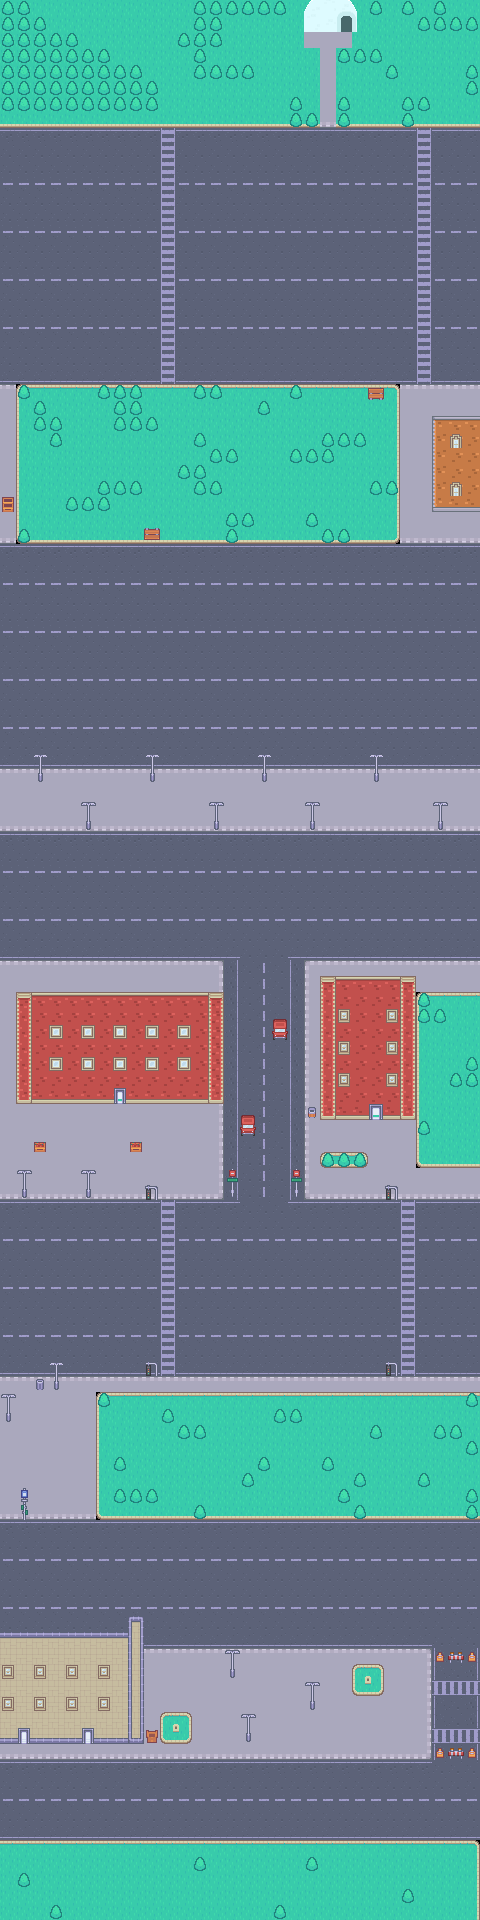

This game map was drawn from its Tiled (.tmx) file and the tilesets committed beside it. A one-line description and the trimmed map source follow:
An orthogonal 30x120 tile map with 16x16 px tiles, 3 tile layers (background, background2, terrain), 2 tilesets and 71 objects.

<map version="1.10" tiledversion="1.12.2" orientation="orthogonal" renderorder="right-down" width="30" height="120" tilewidth="16" tileheight="16" infinite="0" nextlayerid="6" nextobjectid="108">
 <tileset firstgid="1" source="background_level1.tsx" />
 <tileset firstgid="487" source="background2_level2.tsx" />
 <layer id="1" name="background" width="30" height="120">
  <data>[3600 cells, 3576 non-empty, 37 distinct tile ids]</data>
 </layer>
 <layer id="3" name="background2" width="30" height="120">
  <data>[3600 cells, 134 non-empty, 32 distinct tile ids]</data>
 </layer>
 <layer id="4" name="terrain" width="30" height="120">
  <data>[3600 cells, 205 non-empty, 16 distinct tile ids]</data>
 </layer>
 <objectgroup id="5" name="items">
  <properties>
   <property name="name" value="item_coin" />
  </properties>
  <object id="1" gid="565" x="359" y="1879" width="21" height="21">
   <properties>
    <property name="name" value="item_coin" />
   </properties>
  </object>
  <object id="2" gid="565" x="252" y="1876.5" width="21" height="21">
   <properties>
    <property name="name" value="item_coin" />
   </properties>
  </object>
  <object id="3" gid="565" x="271" y="1715" width="21" height="21">
   <properties>
    <property name="name" value="item_coin" />
   </properties>
  </object>
  <object id="4" gid="565" x="11" y="1774" width="21" height="21">
   <properties>
    <property name="name" value="item_coin" />
   </properties>
  </object>
  <object id="5" gid="565" x="481" y="1695.5" width="21" height="21">
   <properties>
    <property name="name" value="item_coin" />
   </properties>
  </object>
  <object id="6" gid="565" x="247" y="1666.5" width="21" height="21">
   <properties>
    <property name="name" value="item_coin" />
   </properties>
  </object>
  <object id="7" gid="565" x="306.5" y="1583" width="21" height="21">
   <properties>
    <property name="name" value="item_coin" />
   </properties>
  </object>
  <object id="8" gid="565" x="187.5" y="1488" width="21" height="21">
   <properties>
    <property name="name" value="item_coin" />
   </properties>
  </object>
  <object id="9" gid="565" x="442" y="1483.5" width="21" height="21">
   <properties>
    <property name="name" value="item_coin" />
   </properties>
  </object>
  <object id="10" gid="565" x="433.5" y="1418" width="21" height="21">
   <properties>
    <property name="name" value="item_coin" />
   </properties>
  </object>
  <object id="11" gid="565" x="245" y="1445.5" width="21" height="21">
   <properties>
    <property name="name" value="item_coin" />
   </properties>
  </object>
  <object id="12" gid="565" x="334" y="1443" width="21" height="21">
   <properties>
    <property name="name" value="item_coin" />
   </properties>
  </object>
  <object id="13" gid="565" x="23.5" y="1412" width="21" height="21">
   <properties>
    <property name="name" value="item_coin" />
   </properties>
  </object>
  <object id="17" gid="866" x="459" y="1027" width="21" height="21">
   <properties>
    <property name="name" value="item_diamond" />
   </properties>
  </object>
  <object id="18" gid="866" x="161.5" y="453" width="21" height="21">
   <properties>
    <property name="name" value="item_diamond" />
   </properties>
  </object>
  <object id="19" gid="565" x="386.5" y="832.5" width="21" height="21">
   <properties>
    <property name="name" value="item_coin" />
   </properties>
  </object>
  <object id="20" gid="565" x="318" y="905.5" width="21" height="21">
   <properties>
    <property name="name" value="item_coin" />
   </properties>
  </object>
  <object id="21" gid="565" x="56" y="1176" width="21" height="21">
   <properties>
    <property name="name" value="item_coin" />
   </properties>
  </object>
  <object id="23" gid="565" x="451.5" y="1124.5" width="21" height="21">
   <properties>
    <property name="name" value="item_coin" />
   </properties>
  </object>
  <object id="26" gid="565" x="117.5" y="782.5" width="21" height="21">
   <properties>
    <property name="name" value="item_coin" />
   </properties>
  </object>
  <object id="27" gid="565" x="10" y="828" width="21" height="21">
   <properties>
    <property name="name" value="item_coin" />
   </properties>
  </object>
  <object id="28" gid="565" x="28" y="982" width="21" height="21">
   <properties>
    <property name="name" value="item_coin" />
   </properties>
  </object>
  <object id="29" gid="565" x="135.5" y="868" width="21" height="21">
   <properties>
    <property name="name" value="item_coin" />
   </properties>
  </object>
  <object id="30" gid="565" x="196.5" y="1133" width="21" height="21">
   <properties>
    <property name="name" value="item_coin" />
   </properties>
  </object>
  <object id="33" gid="565" x="288" y="1011.67" width="21" height="21">
   <properties>
    <property name="name" value="item_coin" />
   </properties>
  </object>
  <object id="36" gid="565" x="109.333" y="529.667" width="21" height="21">
   <properties>
    <property name="name" value="item_coin" />
   </properties>
  </object>
  <object id="37" gid="565" x="182.667" y="623.667" width="21" height="21">
   <properties>
    <property name="name" value="item_coin" />
   </properties>
  </object>
  <object id="38" gid="565" x="368" y="733.667" width="21" height="21">
   <properties>
    <property name="name" value="item_coin" />
   </properties>
  </object>
  <object id="39" gid="565" x="346" y="480.333" width="21" height="21">
   <properties>
    <property name="name" value="item_coin" />
   </properties>
  </object>
  <object id="40" gid="565" x="67.3333" y="433.667" width="21" height="21">
   <properties>
    <property name="name" value="item_coin" />
   </properties>
  </object>
  <object id="41" gid="860" x="310" y="423.667" width="21" height="21">
   <properties>
    <property name="name" value="item_life" />
   </properties>
  </object>
  <object id="43" gid="565" x="231.333" y="499.667" width="21" height="21">
   <properties>
    <property name="name" value="item_coin" />
   </properties>
  </object>
  <object id="44" gid="565" x="168.667" y="358.333" width="21" height="21">
   <properties>
    <property name="name" value="item_coin" />
   </properties>
  </object>
  <object id="45" gid="565" x="50.6667" y="273" width="21" height="21">
   <properties>
    <property name="name" value="item_coin" />
   </properties>
  </object>
  <object id="48" gid="565" x="397.333" y="313" width="21" height="21">
   <properties>
    <property name="name" value="item_coin" />
   </properties>
  </object>
  <object id="49" gid="740" x="88.6667" y="35" width="21" height="21">
   <properties>
    <property name="name" value="exit" />
   </properties>
  </object>
 </objectgroup>
 <objectgroup id="2" name="enemies">
  <!-- 35 objects omitted --></objectgroup>
</map>
<!-- 35 of 71 objects omitted -->
